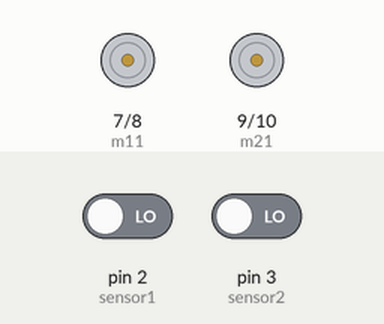
The sketch below on a simulated Arduino Uno, built with avr-gcc and run on an emulated ATmega328P. Parts: motor-driver pin pairs drawn as motors (green arrow = first pin HIGH = forward, orange = second pin HIGH = backward, longer = more drive). The inputs (shaded band) are chosen by the test bench; at power-on: pin 2 (sensor1) LOW, pin 3 (sensor2) LOW.

Above: at 1.3 s.
1.4 s: pin 2 (sensor1) driven HIGH
At 2.6 s:
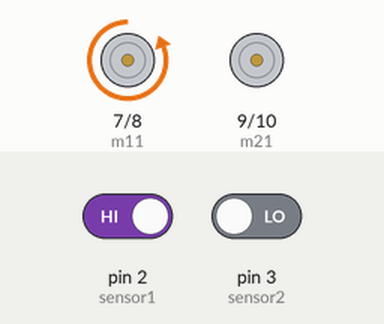
3.0 s: pin 3 (sensor2) driven HIGH
At 3.7 s:
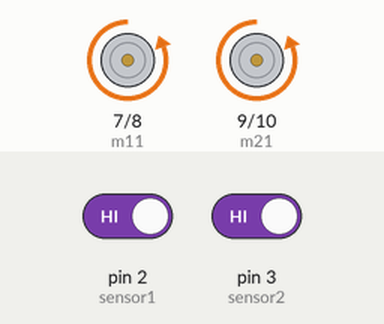
4.5 s: pin 2 (sensor1) driven LOW
At 4.9 s:
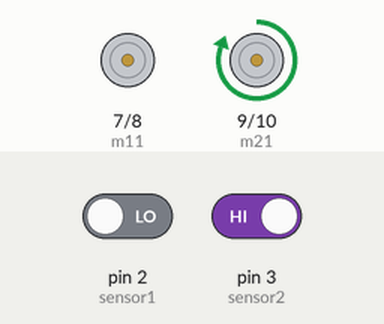
6.0 s: pin 3 (sensor2) driven LOW
At 7.2 s:
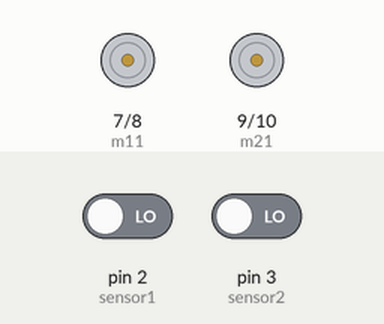
Timing chart, 0 to 8.5 s (numbered marks = the images above; inputs shaded):
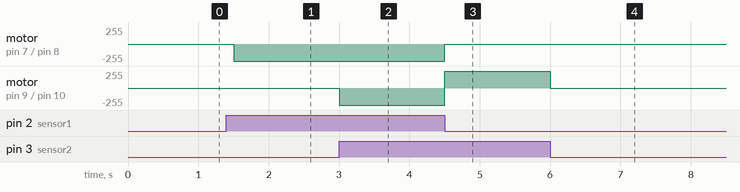

The sketch:

Line_Follower.ino
```cpp
int sensor1 = 2;     // right sensor
int sensor2 = 3;     // left sensor
int m11=7;            // connect to pin 2 of L293d  right motor
int m12=8;            // connect to pin 7 of L293d
int m21=9;            // connect to pin 10 of L293d  left motor
int m22=10;            // connect to pin 14 of L293d
int s1,s2;

void setup() {
  // put your setup code here, to run once:
pinMode(sensor1, INPUT);
pinMode(sensor2, INPUT);
pinMode(m11, OUTPUT);
pinMode(m12, OUTPUT);
pinMode(m21, OUTPUT);
pinMode(m22, OUTPUT);
}

void loop() {
  s1=digitalRead(sensor1);
  s2=digitalRead(sensor2);
  // go straight
if(s1 == 1 && s2 == 1)
{
  digitalWrite(m11, LOW);
  digitalWrite(m12, HIGH);
    digitalWrite(m21, LOW);
  digitalWrite(m22, HIGH);
  delay(250);
}
  // have left turn
if(s1 == 1 && s2 == 0)
{
  digitalWrite(m11, LOW);
  digitalWrite(m12, HIGH);
    digitalWrite(m21, LOW);
  digitalWrite(m22, LOW);
  delay(250);
}


  // have right turn
if(s1 == 0 && s2 == 1)
{
  digitalWrite(m11, LOW);
  digitalWrite(m12, LOW);
    digitalWrite(m21, HIGH);
  digitalWrite(m22, LOW);
  delay(250);
}


  // stop
if(s1 == 0 && s2 == 0)
{
  digitalWrite(m11, LOW);
  digitalWrite(m12, LOW);
    digitalWrite(m21, LOW);
  digitalWrite(m22, LOW);
  delay(250);
}


}
```

Measured:
- after the input at 1.4 s, motor on pin 7 (m11) / pin 8 (m12): stopped → backward 255/255 after 0.10 s
- after the input at 3.0 s, motor on pin 9 (m21) / pin 10 (m22): stopped → backward 255/255 at once
- after the input at 4.5 s, motor on pin 7 (m11) / pin 8 (m12): backward 255/255 → stopped at once; motor on pin 9 (m21) / pin 10 (m22): backward 255/255 → forward 255/255 at once
- after the input at 6.0 s, motor on pin 9 (m21) / pin 10 (m22): forward 255/255 → stopped at once
